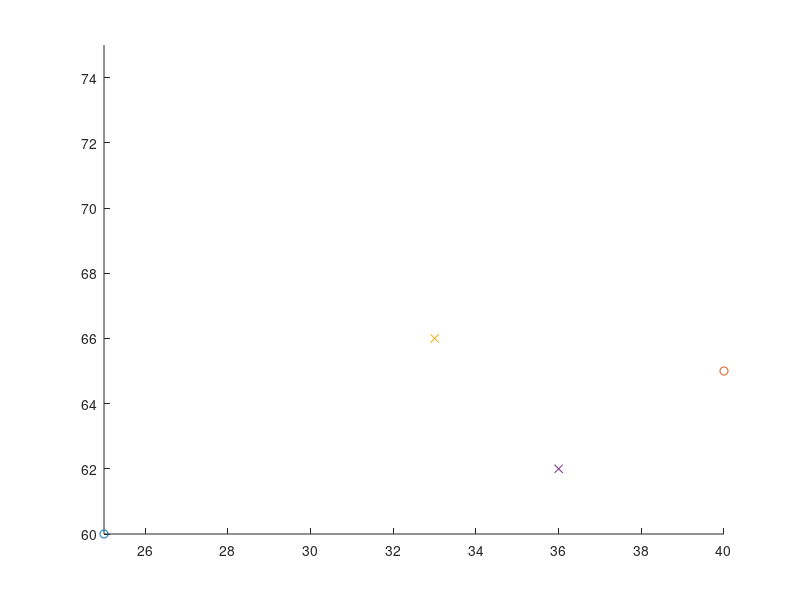

Recreate this plot in MATLAB.
clc;clear;
p_start = [25;60];
% p_end = [30;75];
p_end = [40;65];

figure(1)
hold on
plot(p_start(1),p_start(2),'o')
plot(p_end(1),p_end(2),'o')

C = norm(p_end-p_start);
x = sqrt(C^2 - 15^2);
%x = (-10 + sqrt(10^2 - 4*(100+C^2)/2))/2
theta = atan2(x,10 + x);
u_diag = (p_end - p_start)/C;
u_par = [cos(theta),-sin(theta);sin(theta),cos(theta)] * u_diag

p_corner1 = p_start + 10*u_par

u_perp_1 = [-u_par(2);u_par(1)]
u_perp_2 = [u_par(2);-u_par(1)]

delta_p = p_end - p_corner1;
norm_delta_p = delta_p/norm(delta_p);

if norm(norm_delta_p-u_perp_1) <= norm(norm_delta_p-u_perp_2)
    u_perp = u_perp_1
else
    u_perp = u_perp_2
end

dir = delta_p / norm(delta_p);
p_corner2 = p_corner1 + x*u_perp

plot(p_corner1(1),p_corner1(2),'x')
plot(p_corner2(1),p_corner2(2),'x')

c1_error = norm(p_start- p_corner1)
c2_error = norm(p_corner2 - p_end)
axis([25 40 60 75])
